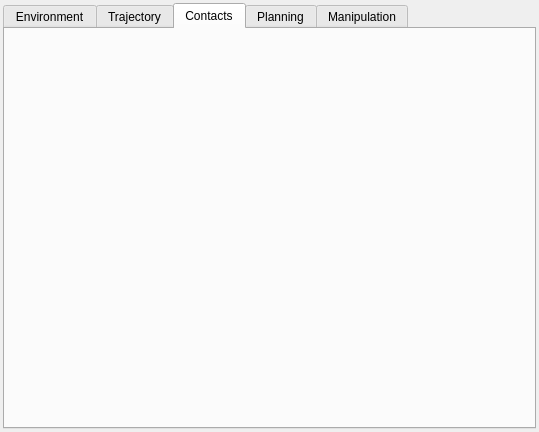
<?xml version="1.0" encoding="UTF-8"?>
<ui version="4.0">
 <class>WorkbenchWidget</class>
 <widget class="QWidget" name="WorkbenchWidget">
  <property name="geometry">
   <rect>
    <x>0</x>
    <y>0</y>
    <width>539</width>
    <height>432</height>
   </rect>
  </property>
  <property name="windowTitle">
   <string>Form</string>
  </property>
  <layout class="QVBoxLayout" name="verticalLayout">
   <property name="leftMargin">
    <number>3</number>
   </property>
   <property name="topMargin">
    <number>3</number>
   </property>
   <property name="rightMargin">
    <number>3</number>
   </property>
   <property name="bottomMargin">
    <number>3</number>
   </property>
   <item>
    <widget class="QTabWidget" name="tabWidget">
     <property name="currentIndex">
      <number>2</number>
     </property>
     <widget class="QWidget" name="environment_tab">
      <attribute name="title">
       <string>Environment</string>
      </attribute>
     </widget>
     <widget class="QWidget" name="trajectory_tab">
      <attribute name="title">
       <string>Trajectory</string>
      </attribute>
     </widget>
     <widget class="QWidget" name="contacts_tab">
      <attribute name="title">
       <string>Contacts</string>
      </attribute>
     </widget>
     <widget class="QWidget" name="planning_tab">
      <attribute name="title">
       <string>Planning</string>
      </attribute>
     </widget>
     <widget class="QWidget" name="manipulation_tab">
      <attribute name="title">
       <string>Manipulation</string>
      </attribute>
     </widget>
    </widget>
   </item>
  </layout>
 </widget>
 <resources/>
 <connections/>
</ui>
